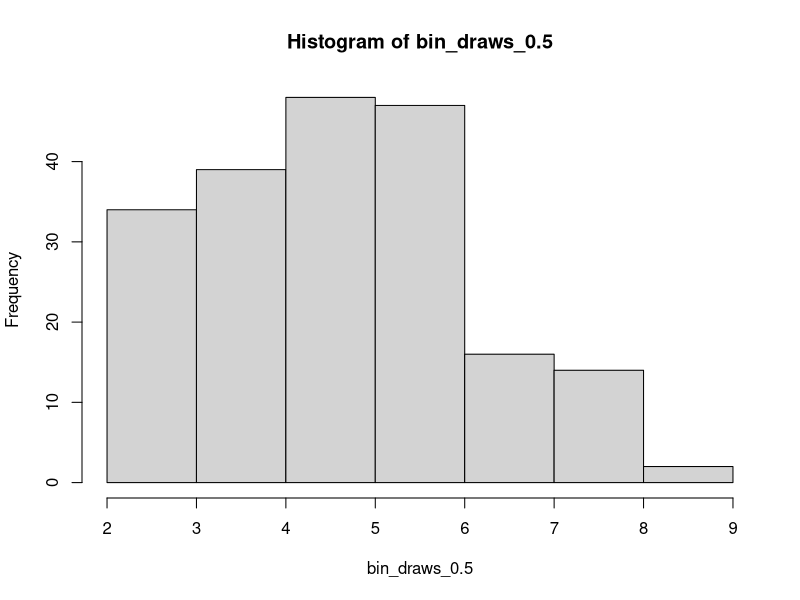
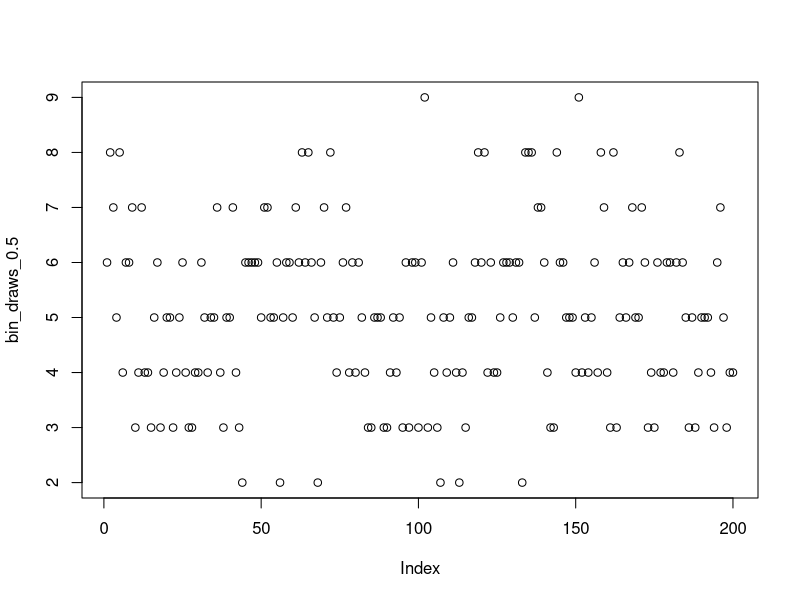
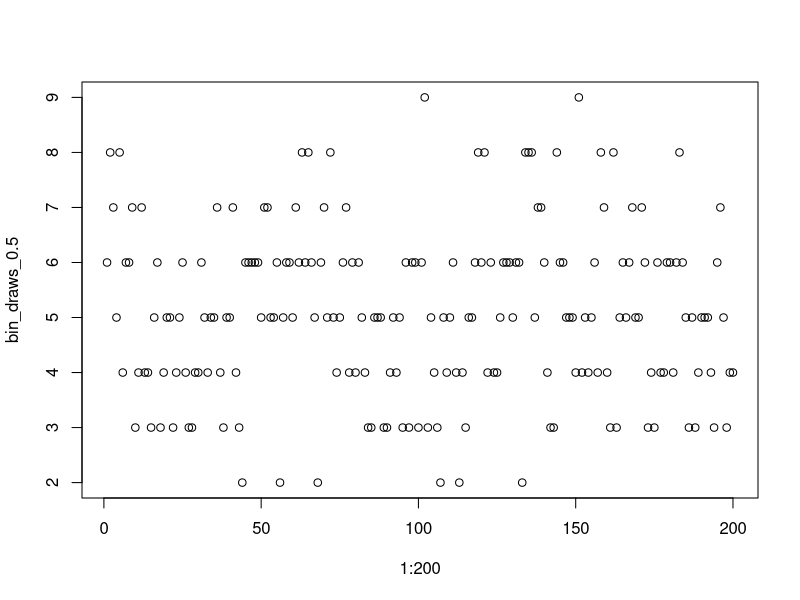
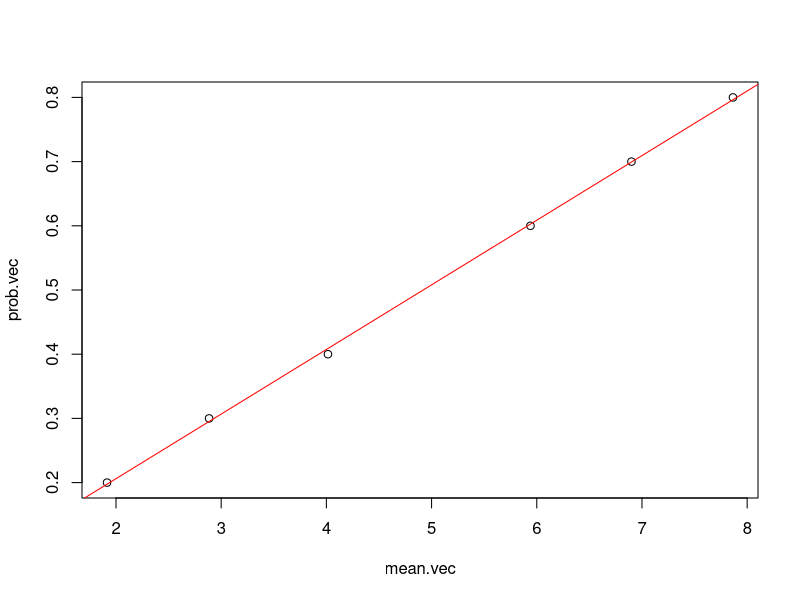
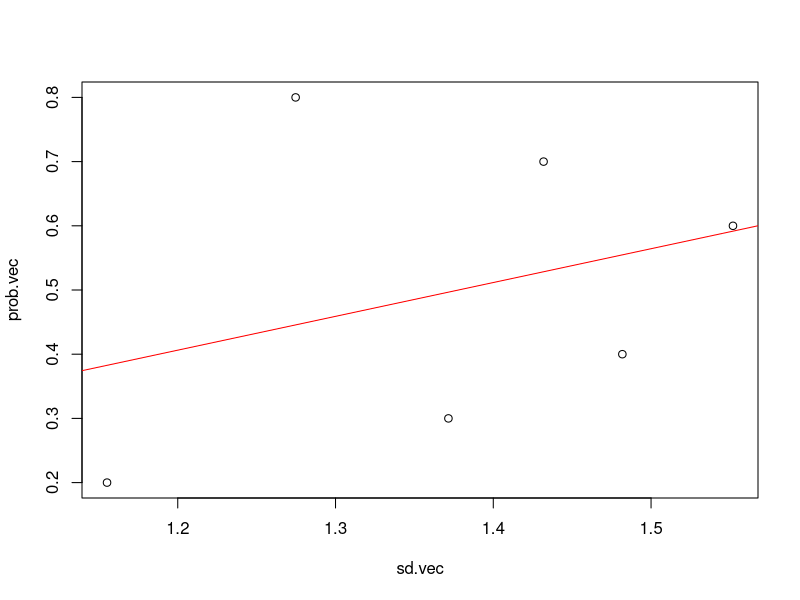
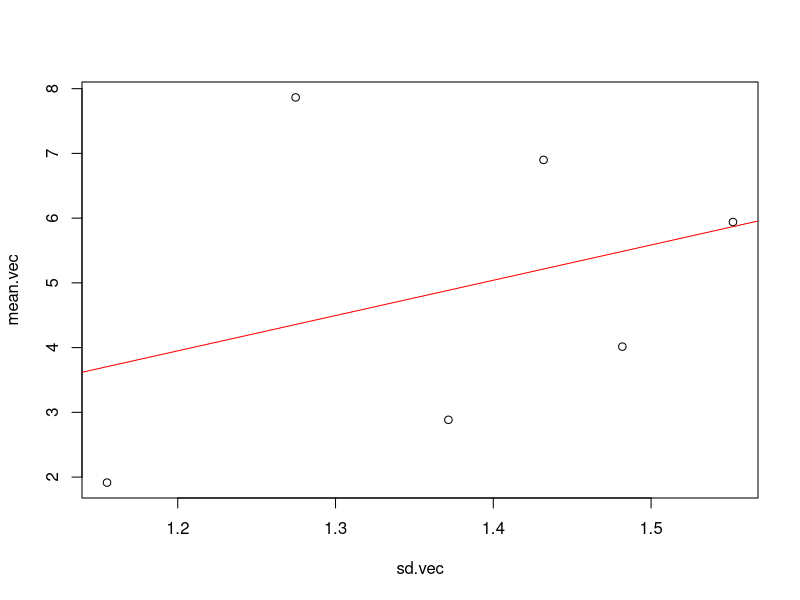

Recreate these plots in R, in order.
## ---- chunk 1
knitr::opts_chunk$set(cache=TRUE, autodep=TRUE, cache.comments=TRUE)
## ---- chunk 2
## For reproducibility --- don't change this!
set.seed(01182018)
## ---- chunk 3
rbinom(n=20, size=10, prob=0.5)
## ---- chunk 4
bin_draws_0.5=rbinom(n=200, size=10, prob=0.5)
bin_draws_0.5[1:10]
## ---- chunk 5
bin_draws_0.5[2]>bin_draws_0.5[5]
# This will give a FALSE statement so then the second element is not greater than the fifth. So element 5 is larger than element 2.
location=which(bin_draws_0.5==5)[] # put the putside[ ] to make sure it eill display as a vector and their locations
print(length(location)) #this will display the values 
# Theoretically we could do a binomial probability count of x=5 and use the binomial equation so we should get around 46 number of 5's and about + or - some 5's.  
## ---- chunk 6
xmean=mean(bin_draws_0.5)
xmean

xsd=sd(bin_draws_0.5)
xsd

#Given the amount of 5's in the vector I am not too supprised by these numbers and the mean is np=5 and so we would expect the mean to be around 5 sd=np^2 which is the root(2.5) so yes those numbers make sense. 
## ---- chunk 7
summary(bin_draws_0.5)
# This gives the 5-num-sum of the vector. The IQR is 8 and the mean and median are about the same which means we have a fairly normal data distribution and all the quantiles are the same unit distance from each other so this indicates a really normal plot.
## ---- chunk 8
typeof(bin_draws_0.5)
bin_draws_0.5.char=as.character(bin_draws_0.5)
summary(bin_draws_0.5.char)
#No they are they are not because the seed is the same and we are just creating integers rahter than a vector and then getting the legth of the vector counting all the characters, and then all others will be characters and wont have numerical values. 

## ---- chunk 9
hist(bin_draws_0.5)
# This is a right skewed distribution 
## ---- chunk 10
tabulate(bin_draws_0.5)
#This is the number of occurences for the possible values of our sample from the binomial distirbution. In the histogram the values for 0,1,2 are combined into 1 column but you could still see a right skew in the numbers here. 
## ---- chunk 11
plot(bin_draws_0.5)
#This is producing a 2-dimensional scatterplot with the numerical value of our sample values on the vertical axes and the index of our sample values on the horizontal axis. If not indicated, plot will always produce a scatterplot of some sort. 
## ---- chunk 12
plot(1:200,bin_draws_0.5)
#Yes, this produces the same plot as above, it appears that when you give the plot function one argument it assumes the second value is the index, which in this case is a vector of integers from 1-200. 
## ---- chunk 13
bin_draws_0_2 = rbinom(200,10,0.2)
mean(bin_draws_0_2)
sd(bin_draws_0_2)

bin_draws_0_3 = rbinom(200,10,0.3)
mean(bin_draws_0_3)
sd(bin_draws_0_3)

bin_draws_0_4 = rbinom(200,10,0.4)
mean(bin_draws_0_4)
sd(bin_draws_0_4)

bin_draws_0_6 = rbinom(200,10,0.6)
mean(bin_draws_0_6)
sd(bin_draws_0_6)

bin_draws_0_7 = rbinom(200,10,0.7)
mean(bin_draws_0_7)
sd(bin_draws_0_7)

bin_draws_0_8 = rbinom(200,10,0.8)
mean(bin_draws_0_8)
sd(bin_draws_0_8)
## ---- chunk 14
mean.vec = c(mean(bin_draws_0_2),mean(bin_draws_0_3),mean(bin_draws_0_4),mean(bin_draws_0_6),mean(bin_draws_0_7),mean(bin_draws_0_8))
## ---- chunk 15
#Plot 1
prob.vec = c(0.2,0.3,0.4,0.6,0.7,0.8)
plot(mean.vec,prob.vec)
abline(lsfit(mean.vec,prob.vec),col="red")

#This plot produces a scatter plot of the 7 sample means verses the 7 sample binomial probabilities. This plot is very liner. As the probability of success for the sample increases, so does the mean from the sample. 
## ---- chunk 16
#Plot 2
sd.vec = c(sd(bin_draws_0_2),sd(bin_draws_0_3),sd(bin_draws_0_4),sd(bin_draws_0_6),sd(bin_draws_0_7),sd(bin_draws_0_8))
plot(sd.vec,prob.vec)
abline(lsfit(sd.vec,prob.vec),col="red")

#This plot is like above but just with SD. The plot looks like a sideways porabola, so as the probability of success increases, the SD is either going up or down.  
## ---- chunk 17
#Plot 3
plot(sd.vec,mean.vec)
abline(lsfit(sd.vec,mean.vec),col="red")
#This plot looks very much like the SD probability plot, which I expected as the mean and probability plot was so linear. 
## ---- chunk 18
bin.matrix = cbind(bin_draws_0_2,bin_draws_0_3,bin_draws_0_4,bin_draws_0_6,bin_draws_0_7,bin_draws_0_8)
## ---- chunk 19
print(bin.matrix[1:3,])
print(bin.matrix[77,6])

max.val.col.1 = max(bin.matrix[,1])
max.val.col.1

max.val.other.columns = max(bin.matrix[,2:3])
max.val.other.columns
## ---- chunk 20
col.m = colMeans(bin.matrix)
col.m
## ---- chunk 21
col.m == mean.vec

identical(col.m,mean.vec)

#There are not the same and no they are not compatible and one is a matrix and 1 is a vector.
## ---- chunk 22
trans.bin.matrix = t(bin.matrix)
print(rowMeans(trans.bin.matrix))
#Yes, they should be the same and they are the same as it is just the traspose of the matrix.
